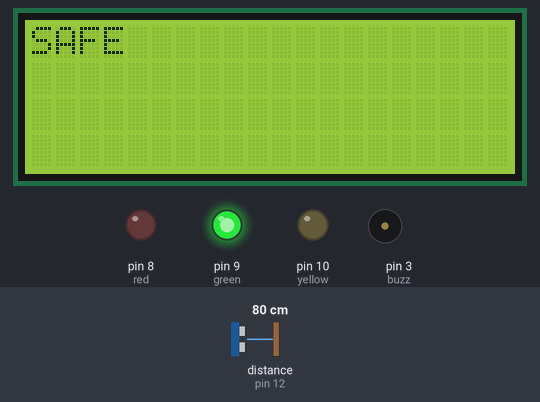
This sketch was run on a simulated Arduino Uno, built with avr-gcc and run on an emulated ATmega328P. On the bench: 20×4 character LCD, output pins drawn as LEDs (lit = HIGH), buzzer (waves = sounding, pin HIGH). Wiring (inferred from the names in the program): ultrasonic range finder: trigger pin 11; echo pin 12. Inputs (shaded band) come from the test bench; at power-on: distance to the obstacle (sensor on pin 12) 80 cm. The echo pulse lasts 58.3 µs per cm; pins used as bus, display or sensor lines are not drawn; what the sketch prints to the serial monitor is not drawn.

Above: at 1.2 s.
1.3 s: distance to the obstacle (sensor on pin 12) set to 11 cm
3.3 s: distance to the obstacle (sensor on pin 12) set to 8 cm
At 5.3 s:
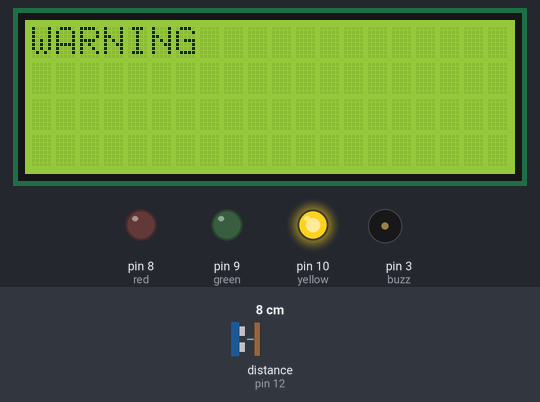
5.6 s: distance to the obstacle (sensor on pin 12) set to 4 cm
At 6.6 s:
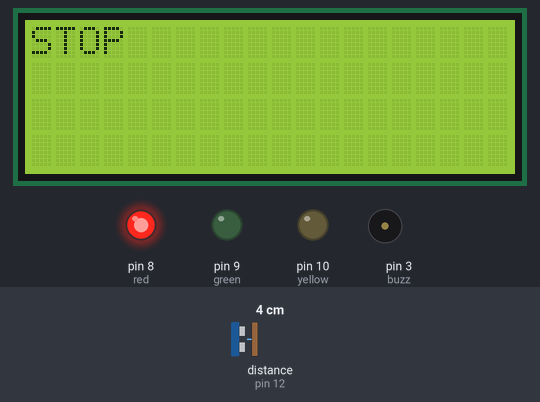
7.6 s: distance to the obstacle (sensor on pin 12) set to 9 cm
At 8.9 s:
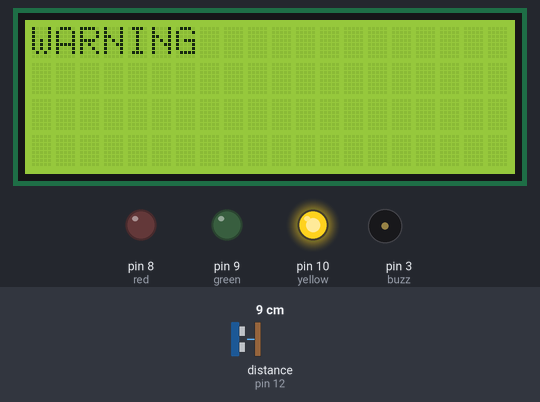
9.6 s: distance to the obstacle (sensor on pin 12) set to 2 cm
At 11.2 s:
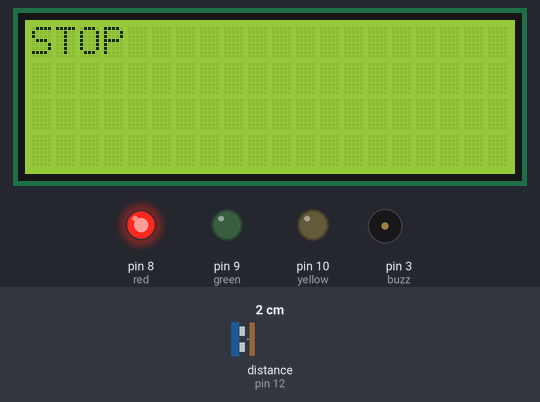
Timing chart, 0 to 12.6 s (numbered marks = the images above; inputs shaded):
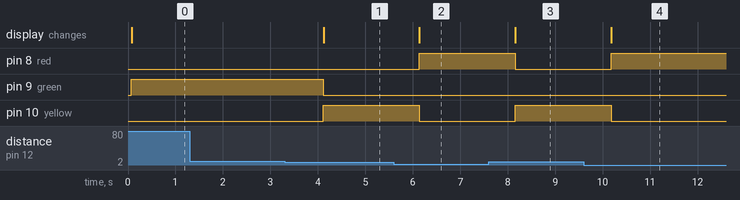

The sketch:

ParkingSensor_Initial.ino
```cpp
//1.Parking Sensor
//This is the first code written for the ParkingSensor.
//It doesn't include any buzzer operations because I tried using an if-dependent while loop and it didn't work out!
//Check README.md and ParkingSensor_Final.ino for the solution.


//Initialising the libraries
#include <LiquidCrystal_I2C.h>
#include <Wire.h>

//Declaring the display as 'lcd'
LiquidCrystal_I2C lcd(0x27, 20, 4);

//LED pins
int red = 8;
int green = 9;
int yellow = 10;

//Buzzer Pin
int buzz = 3;

//HCSR04
int trigPin = 11;
int echoPin = 12;
float pingTravelTime;
float distance=100;


void setup() {
  // put your setup code here, to run once:

  //Setting up the LEDs
  pinMode(red,OUTPUT);
  pinMode(green,OUTPUT);
  pinMode(yellow,OUTPUT);

  //Setting up the Buzzer
  pinMode(buzz,OUTPUT);

  //Setting up HCSR04
  pinMode(trigPin,OUTPUT);
  pinMode(echoPin,INPUT);

  //Setting up LCD
  lcd.init();
  lcd.backlight();

  //SerialMonitor
  Serial.begin(9600);


}

void loop() {
  // put your main code here, to run repeatedly:

// Send ultrasonic pulse
  digitalWrite(trigPin, LOW);
  delayMicroseconds(2);

  digitalWrite(trigPin, HIGH);
  delayMicroseconds(10);

  digitalWrite(trigPin, LOW);

  // Measure echo time
  pingTravelTime = pulseIn(echoPin, HIGH);


  Serial.println(pingTravelTime);

  //STOP Operation
  if(pingTravelTime<300){

    lcd.clear();


    digitalWrite(red,HIGH);
    digitalWrite(green,LOW);
    digitalWrite(yellow,LOW);


    lcd.setCursor(0,0);
    lcd.print("STOP");

  }

  //WARNING Operation
  if(pingTravelTime>300 && pingTravelTime<=550){

    lcd.clear();


    digitalWrite(red,LOW);
    digitalWrite(green,LOW);
    digitalWrite(yellow,HIGH);

    lcd.setCursor(0,0);
    lcd.print("WARNING");

  }


  //SAFE Operation
  if(pingTravelTime>550){
    lcd.clear();

    digitalWrite(red,LOW);
    digitalWrite(green,HIGH);
    digitalWrite(yellow,LOW);

    lcd.setCursor(0,0);
    lcd.print("SAFE");

  }


  delay(1000);


}
```

Measured:
- the behaviour switches between 10 and 9 cm on distance to the obstacle (sensor on pin 12) (found by bisection; images 0 and 1)
- the behaviour switches between 6 and 5 cm on distance to the obstacle (sensor on pin 12) (found by bisection; images 1 and 2)
- after the input at 1.3 s, every drawn part: stays the same
- after the input at 3.3 s, pin 9 (green): HIGH → LOW after 0.81 s; pin 10 (yellow): LOW → HIGH after 0.81 s; the display: changes after 0.82 s (image 1)
- after the input at 5.6 s, pin 8 (red): LOW → HIGH after 0.54 s; pin 10 (yellow): HIGH → LOW after 0.54 s; the display: changes after 0.54 s (image 2)
- after the input at 7.6 s, pin 8 (red): HIGH → LOW after 0.55 s; pin 10 (yellow): LOW → HIGH after 0.55 s; the display: changes after 0.56 s (image 3)
- after the input at 9.6 s, pin 8 (red): LOW → HIGH after 0.58 s; pin 10 (yellow): HIGH → LOW after 0.58 s; the display: changes after 0.58 s (image 4)
